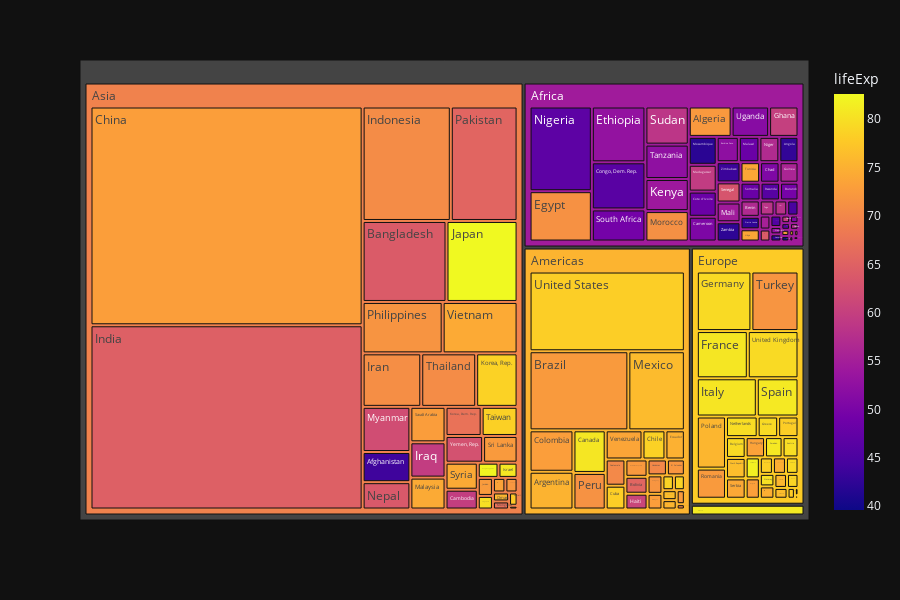

This figure's notebook cell:
### Code cell
px.treemap(df,color='lifeExp',values='pop',path=['continent','country'],hover_name='country', height=600)

### Figure 1 — Plotly figure (JSON) as saved in the notebook; plotly's stock layout.template omitted (floating-point values rounded to 4 significant figures; data arrays with more than 128 entries replaced by an {"elided": "..."} marker saying what was removed)
{"data": [{"branchvalues": "total", "customdata": {"elided": "147x1 float values"}, "domain": {"x": [0.0, 1.0], "y": [0.0, 1.0]}, "hovertemplate": "<b>%{hovertext}</b><br><br>labels=%{label}<br>pop=%{value}<br>parent=%{parent}<br>id=%{id}<br>lifeExp=%{color}<extra></extra>", "hovertext": {"elided": "147 str values"}, "ids": {"elided": "147 str values"}, "labels": {"elided": "147 str values"}, "marker": {"coloraxis": "coloraxis", "colors": {"elided": "147 float values"}}, "name": "", "parents": {"elided": "147 str values"}, "values": {"elided": "147 float values"}, "type": "treemap"}], "layout": {"coloraxis": {"colorbar": {"title": {"text": "lifeExp"}}, "colorscale": [[0.0, "#0d0887"], [0.1111, "#46039f"], [0.2222, "#7201a8"], [0.3333, "#9c179e"], [0.4444, "#bd3786"], [0.5556, "#d8576b"], [0.6667, "#ed7953"], [0.7778, "#fb9f3a"], [0.8889, "#fdca26"], [1.0, "#f0f921"]]}, "legend": {"tracegroupgap": 0}, "margin": {"t": 60}, "height": 600}}
